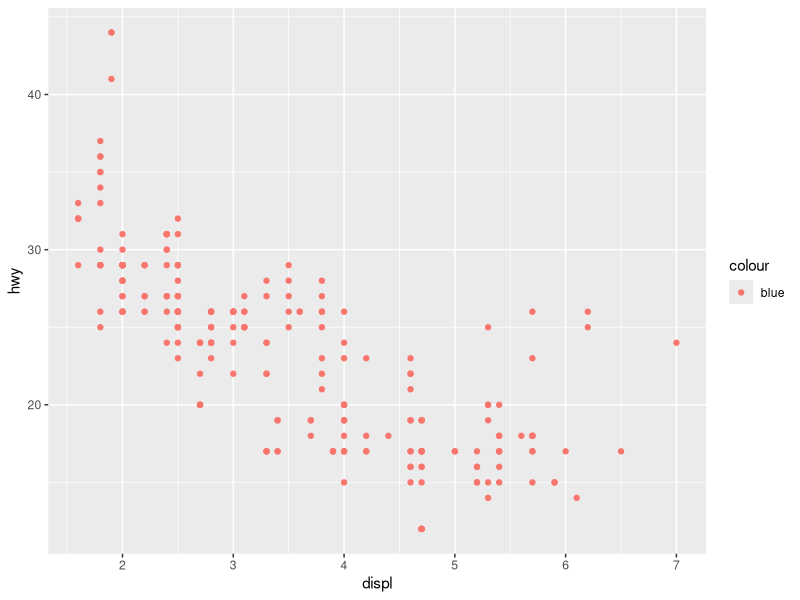
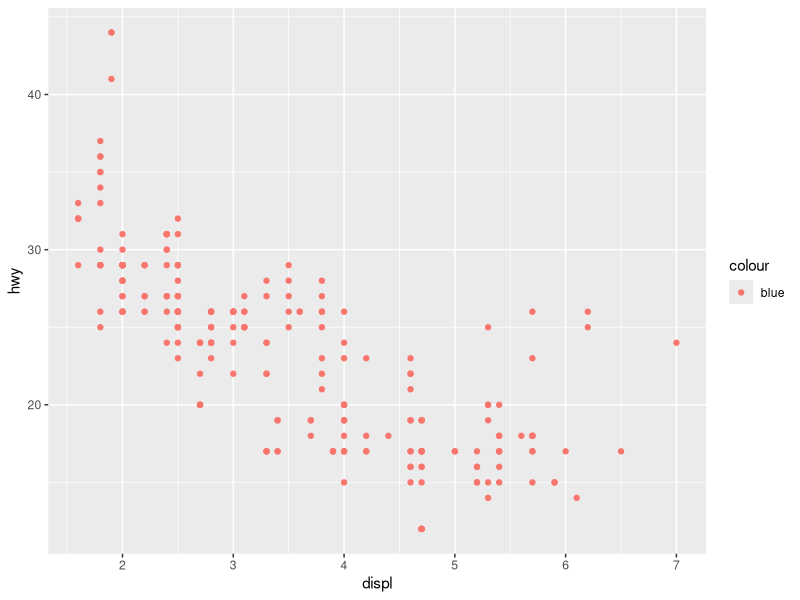

Write R code to recreate these figures, in order. (Note: this script raises an error after producing the figures.)
## ---- chunk 1
v <- c(31, -50, 93, 29, -44, 93)
## ---- chunk 2
v %% 2 == 0
## ---- chunk 3
library(dplyr)
if_else(c(TRUE, TRUE, FALSE, FALSE), 1:4, -1:-4)
## ---- chunk 4
if_else(v %% 2 == 0, "even", "odd")
## ---- chunk 5
x <- c(31, -50, 93, 29, -44, 93, 91.5)
case_when(
  x %% 2 == 0 ~ "even",
  x %% 2 == 1 ~ "odd",
  TRUE ~ "neither even nor odd"
)
## ---- chunk 6
pin <- c(TRUE, FALSE, FALSE, TRUE)
password <- c(FALSE, FALSE, TRUE, TRUE)
## ---- chunk 7
pin & password
## ---- chunk 8
pin | password
## ---- chunk 9
!pin
## ---- chunk 10
"42" > 8
## ---- chunk 11
"42" < 8
## ---- chunk 12
# logical vector 
logical <- c(TRUE, FALSE, TRUE)

# numeric vector 
x 

# int 
int <- 1:3

# character 

chr <- c("odd", "even", "neither")
## ---- chunk 13
c(logical, int)
## ---- chunk 14
as.numeric(c(TRUE, FALSE))
## ---- chunk 15
as.logical(seq(-3,6, by = 0.5))
## ---- chunk 16
as.logical(c(TRUE, "true", T, FALSE, "false", F, NA))
## ---- chunk 17
# if negative, round up 
# if positive, round down
as.integer(c(-2.111, -2.99999, -1.2, 0, 1.2, 2.99))
## ---- chunk 18
nchar(c("TRUE", "Odd"))
## ---- chunk 19
nchar(c(42, -6857))
## ---- chunk 20
logical_value <- rep(c(TRUE, FALSE), c(500, 100))
sum(logical_value)
## ---- chunk 21
x <- cat()
x
## ---- chunk 22
class(NA_real_)
## ---- chunk 23
class(NA_integer_)
## ---- chunk 24
nchar(NA)
## ---- chunk 25
test <- c(1,2,3,4,5,NA, 6,7,8,9,10)
## ---- chunk 26
is.na(test)
## ---- chunk 27
any(is.na(test))
## ---- chunk 28
anyNA(test)
## ---- chunk 29
mean(test[!is.na(test)])
## ---- chunk 30
Inf + 1

## ---- chunk 31
1/Inf
## ---- chunk 32
0 / 0
## ---- chunk 33
v_1 <- c(1, Inf, NA, NULL, NaN)
v_1
## ---- chunk 34
state.name
## ---- chunk 35
state.region
## ---- chunk 36
class(state.name)
class(state.region)
## ---- chunk 37
v <- c("apple", "orange", "banana")
factor(v)
## ---- chunk 38
v2 <- factor(v, levels = c("apple", "banana", "orange", "grape"))
v2
## ---- chunk 39
v3 <- factor(c("apple", "banana", "orange", "peach"),
             levels = c("apple", "banana", "orange", "grape"))
v3
## ---- chunk 40
v2[1:2]
## ---- chunk 41
v3[-4]
## ---- chunk 42
v[c(TRUE, TRUE, FALSE)]

## ---- chunk 43
v == "orange"
v[v == "orange"]
## ---- chunk 44
levels(v2)
## ---- chunk 45
nlevels(v2)
## ---- chunk 46
library(forcats)
v4 <- fct_recode(v2,
                 A = "apple", 
                 B = "banana",
                 O = "orange",
                 G = "grape")
v4
## ---- chunk 47
as.character(v4)
## ---- chunk 48
f1 <- factor(c("Grande", "Venti", "Grande", "Tall"), 
             levels = c("Grande", "Venti", "Tall", "Short"))
str(f1)
## ---- chunk 49
typeof(f1)
f1
## ---- chunk 50
attributes(f1)
## ---- chunk 51
as.integer(f1)
## ---- chunk 52
f2 <- fct_recode(
  f1, 
  '16' = "Grande", 
  "17" = "Short", 
  "18" = "Venti",
  "19" = "Tall")
f2
## ---- chunk 53
as.integer(f2)
## ---- chunk 54
as.integer(levels(f2)[f2])

## ---- chunk 55
unique(f1)
## ---- chunk 56
f_drop <- fct_drop(f1)
f_drop
## ---- chunk 57
favorite <- factor(c(
  rep("coffee", 61),
  rep("tea", 13),
  rep("merchandise", 1),
  rep("food", 25)
))
## ---- chunk 58
levels(favorite)
## ---- chunk 59
table(favorite)
## ---- chunk 60
favorite_sorted <- fct_infreq(favorite)
table(favorite_sorted)
## ---- chunk 61
f1 <- factor(c("Grande", "Venti", "Grande", "Tall"), 
             levels = c("Grande", "Venti", "Tall", "Short"), 
             ordered = TRUE)
f1
## ---- chunk 62
f1 <- ordered(c("Grande", "Venti", "Grande", "Tall"), 
             levels = c("Grande", "Venti", "Tall", "Short"))
f1
## ---- chunk 63
f1 < "Tall"
## ---- chunk 64
opinion <- factor(c(
  "Disagree",
  "Agree",
  "Disagree",
  "Neutral",
  "Agree",
  "Agree"
))
str(opinion)
## ---- chunk 65
size <- c("Grande", "Venti", "Grande", "Tall")
f <- ordered(size, levels = c("Short", "Tall", "Grande", "Venti"))
f > "Tall"
## ---- chunk 66
library(ggplot2)
#ggplot(mpg, aes(displ, hwy)) +
  geom_point(colour = "blue")
ggplot(mpg, aes(displ, hwy)) +
  geom_point(aes(colour = "blue"))
ggplot(mpg, aes(displ, hwy, colour = "blue")) +
  geom_point()
## ---- chunk 67
data(harelynx)
ggplot(harelynx, aes(hare, lynx, colour = year)) +
  geom_path() +
  geom_point()
## ---- chunk 68
writers_c <- list(
  c("lemmon", "Mccartney"),
  c("Harrison", "lennon", "maccartney", "starkey")
)
side_c <- list(
  1:2,
  c("the fool on the hill", "flying"),
  writers_c,
  c(180,136)
)
side_c
## ---- chunk 69
side_c[c(1,3)]
## ---- chunk 70
names(side_c) <- c("track", "title", "writers", "duration")
side_c
## ---- chunk 71
library(purrr)
side_c$title
side_c |> 
  pluck("title") 
## ---- chunk 72
library(tibble)
side_c_tibble <- 
  tibble(
    track = 1:2,
    title = c("The fool on the hill", "Flying"),
    writers = writers_c,
    duration = c(180,136)
  )
side_c_tibble
## ---- chunk 73
side_c_tibble$writers[[1]][2]
## ---- chunk 74
titles <- list(
  c("magical", "your mother"),
    "I am Ali", 
  c("the fool", "is flying")
)

map(titles, length)
map_dbl(titles, length)
## ---- chunk 75
durations <- list(
  c(168, 153),
  275,
  c(180,136),
  230
)
str(durations)
map_dbl(durations, sum)
